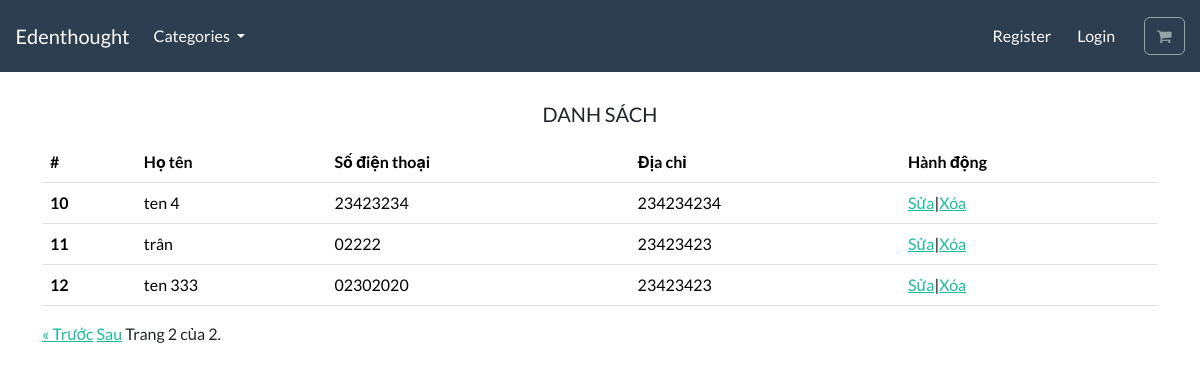
The page /customer/list/?page=2 on the database as committed earlier.
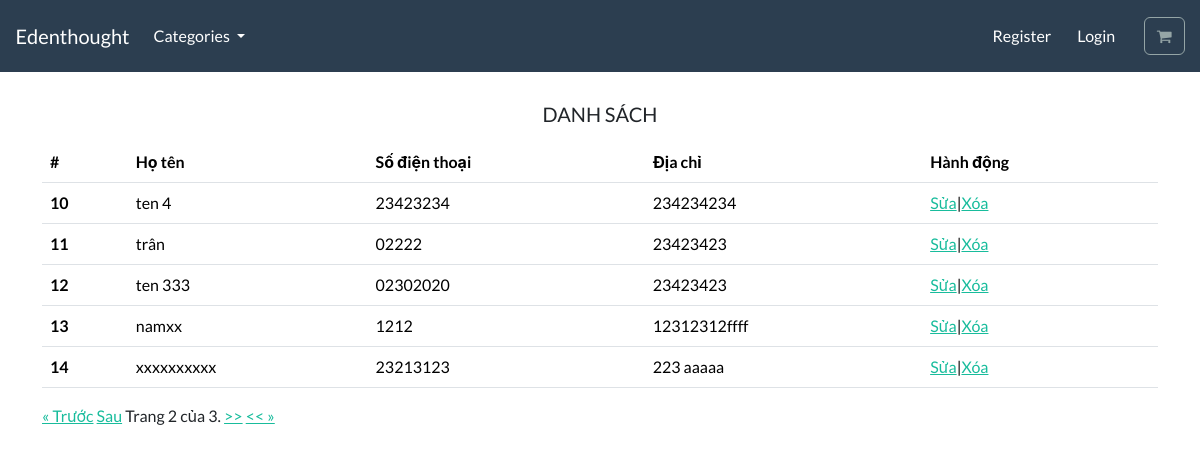
The same page on the database as committed later.
### customer/models.py (models this page shows)
class Customer(models.Model):
    id = models.AutoField(primary_key=True)
    name = models.CharField(max_length=250, db_index=True)
    phone = models.CharField(max_length=250, unique=True)
    address = models.CharField(max_length=250)

### customer/views.py (the view)
# urls.py: path('list/', views.list_customer, name='list_customer'),
def list_customer(request):
    list_customer = Customer.objects.all()
    paginator = Paginator(list_customer,5)  # Show 25 contacts per page.
    page_number = request.GET.get("page")
    page_obj = paginator.get_page(page_number)
    return render(request,"customer/list-customer.html",{"page_obj": page_obj})

### templates/customer/list-customer.html (shortened to what this page needs)
{% extends "base.html" %} {% load static %} {% block content %}
<div class="container">
  <div
    class="mb-3"
    style="
      font-size: 15px;
      text-align: center;
      margin-top: 30px;
    "
  >
    <h1 style="font-size: 20px">DANH SÁCH</h1>
  </div>
  <table class="table table-hover">
    <thead>
      <tr>
        <th scope="col">#</th>
        <th scope="col">Họ tên</th>
        <th scope="col">Số điện thoại</th>
        <th scope="col">Địa chỉ</th>
        <th scope="col">Hành động</th>
      </tr>
    </thead>
    <tbody>
      {% for customer in page_obj%}
      <tr>
        <th scope="row">{{customer.id}}</th>
        <td>{{customer.name}}</td>
        <td>{{customer.phone}}</td>
        <td>{{customer.address}}</td>
        <td>
          <a href="{%url 'update_customer' customer.id %}">Sửa</a>|<a
            onclick="del_customer('{{customer.id}}')"
            href="#"
            >Xóa</a
          >
        </td>
      </tr>
      {% endfor %}
    </div>
  <div class="pagination">
    <span class="step-links">
        {% if page_obj.has_previous %}
            <a href="?page=1">&laquo; Trước</a>
            <a href="?page={{ page_obj.previous_page_number }}">Sau</a>
        {% endif %}
        <span class="current">
            Trang {{ page_obj.number }} của {{ page_obj.paginator.num_pages }}.
        </span>
        {% if page_obj.has_next %}
            <a href="?page={{ page_obj.next_page_number }}">>></a>
            <a href="?page={{ page_obj.paginator.num_pages }}"> << &raquo;</a>
        {% endif %}
    </span>
</div>
{% endblock %}

Rows that differ between the two databases and show on the page:
added Customer: id "13", name "namxx", phone "1212", address "12312312ffff"
added Customer: id "14", name "xxxxxxxxxx", phone "23213123", address "223 aaaaa"
Other text that changed with them:
{{ page_obj.paginator.num_pages }}: "2" → "3"
